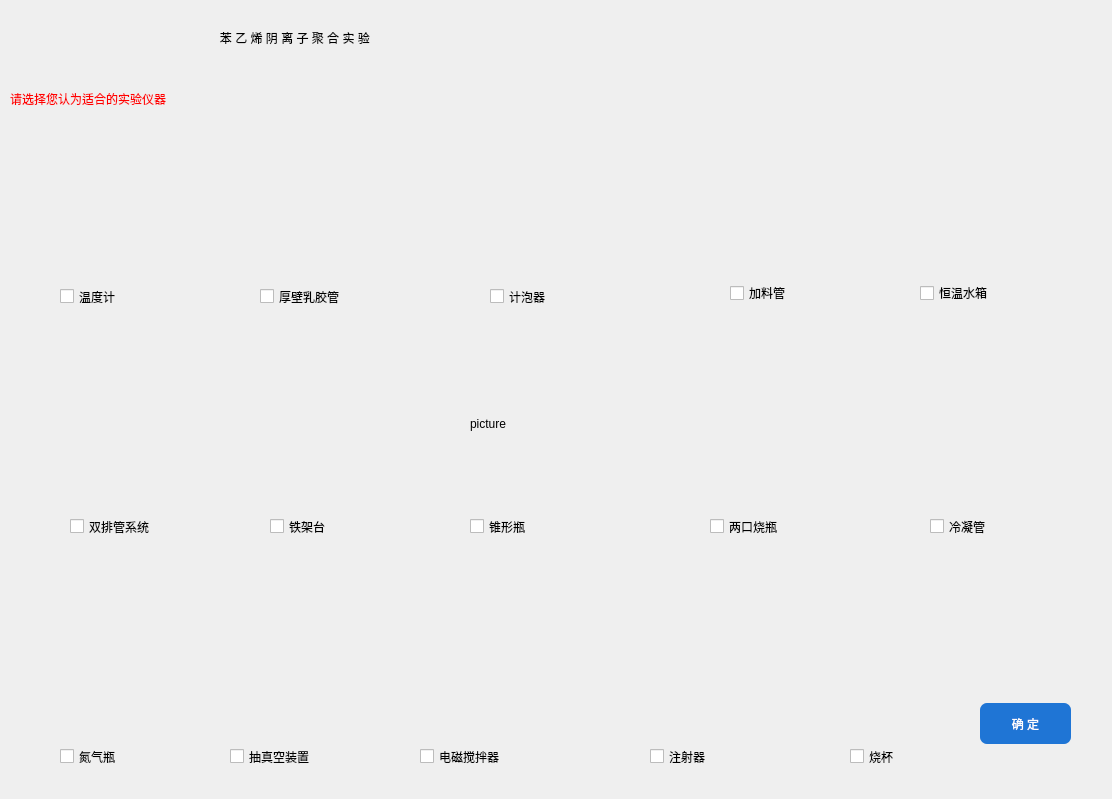
<?xml version="1.0" encoding="UTF-8"?>
<ui version="4.0">
 <class>Form</class>
 <widget class="QWidget" name="Form">
  <property name="geometry">
   <rect>
    <x>0</x>
    <y>0</y>
    <width>1112</width>
    <height>799</height>
   </rect>
  </property>
  <property name="windowTitle">
   <string>Form</string>
  </property>
  <property name="styleSheet">
   <string notr="true">QCheckBox {
	
	font: 12pt &quot;Arial&quot; ;

}
#Form{
	border-image: url(:/instrument/简约2.jpg);
}</string>
  </property>
  <widget class="QWidget" name="template_2" native="true">
   <property name="geometry">
    <rect>
     <x>0</x>
     <y>0</y>
     <width>1111</width>
     <height>801</height>
    </rect>
   </property>
   <layout class="QVBoxLayout" name="verticalLayout">
    <property name="spacing">
     <number>0</number>
    </property>
    <property name="leftMargin">
     <number>0</number>
    </property>
    <property name="topMargin">
     <number>0</number>
    </property>
    <property name="rightMargin">
     <number>0</number>
    </property>
    <property name="bottomMargin">
     <number>0</number>
    </property>
    <item>
     <widget class="QWidget" name="title" native="true">
      <property name="sizePolicy">
       <sizepolicy hsizetype="Preferred" vsizetype="Preferred">
        <horstretch>1</horstretch>
        <verstretch>1</verstretch>
       </sizepolicy>
      </property>
      <property name="styleSheet">
       <string notr="true"/>
      </property>
      <widget class="QLabel" name="label_5">
       <property name="geometry">
        <rect>
         <x>180</x>
         <y>10</y>
         <width>978</width>
         <height>56</height>
        </rect>
       </property>
       <property name="styleSheet">
        <string notr="true">font: 24pt &quot;Arial&quot;;</string>
       </property>
       <property name="text">
        <string>            苯 乙 烯 阴 离 子 聚 合 实 验</string>
       </property>
      </widget>
     </widget>
    </item>
    <item>
     <widget class="QWidget" name="section" native="true">
      <property name="sizePolicy">
       <sizepolicy hsizetype="Preferred" vsizetype="Preferred">
        <horstretch>1</horstretch>
        <verstretch>10</verstretch>
       </sizepolicy>
      </property>
      <layout class="QVBoxLayout" name="verticalLayout_2">
       <property name="spacing">
        <number>0</number>
       </property>
       <property name="leftMargin">
        <number>0</number>
       </property>
       <property name="topMargin">
        <number>0</number>
       </property>
       <property name="rightMargin">
        <number>0</number>
       </property>
       <property name="bottomMargin">
        <number>0</number>
       </property>
       <item>
        <widget class="QWidget" name="content" native="true">
         <property name="sizePolicy">
          <sizepolicy hsizetype="Expanding" vsizetype="Expanding">
           <horstretch>1</horstretch>
           <verstretch>12</verstretch>
          </sizepolicy>
         </property>
         <widget class="QLabel" name="label">
          <property name="geometry">
           <rect>
            <x>10</x>
            <y>10</y>
            <width>441</width>
            <height>31</height>
           </rect>
          </property>
          <property name="styleSheet">
           <string notr="true">
color:red;
font: italic 75 20pt &quot;Agency FB&quot;;</string>
          </property>
          <property name="text">
           <string>请选择您认为适合的实验仪器</string>
          </property>
         </widget>
         <widget class="QLabel" name="label_4">
          <property name="geometry">
           <rect>
            <x>40</x>
            <y>70</y>
            <width>131</width>
            <height>101</height>
           </rect>
          </property>
          <property name="styleSheet">
           <string notr="true">border-image: url(:/instrument/温度计.png);</string>
          </property>
          <property name="text">
           <string/>
          </property>
         </widget>
         <widget class="QLabel" name="label_7">
          <property name="geometry">
           <rect>
            <x>250</x>
            <y>70</y>
            <width>151</width>
            <height>111</height>
           </rect>
          </property>
          <property name="styleSheet">
           <string notr="true">border-image: url(:/instrument/后壁乳胶管.jpg);</string>
          </property>
          <property name="text">
           <string/>
          </property>
         </widget>
         <widget class="QLabel" name="label_9">
          <property name="geometry">
           <rect>
            <x>820</x>
            <y>510</y>
            <width>131</width>
            <height>111</height>
           </rect>
          </property>
          <property name="styleSheet">
           <string notr="true">border-image: url(:/instrument/烧杯.png);</string>
          </property>
          <property name="text">
           <string/>
          </property>
         </widget>
         <widget class="QLabel" name="label_8">
          <property name="geometry">
           <rect>
            <x>690</x>
            <y>60</y>
            <width>161</width>
            <height>121</height>
           </rect>
          </property>
          <property name="styleSheet">
           <string notr="true">border-image: url(:/instrument/加料管.jpg);</string>
          </property>
          <property name="text">
           <string/>
          </property>
         </widget>
         <widget class="QCheckBox" name="checkBox">
          <property name="geometry">
           <rect>
            <x>60</x>
            <y>210</y>
            <width>101</width>
            <height>27</height>
           </rect>
          </property>
          <property name="text">
           <string>温度计</string>
          </property>
         </widget>
         <widget class="QCheckBox" name="checkBox_3">
          <property name="geometry">
           <rect>
            <x>260</x>
            <y>210</y>
            <width>141</width>
            <height>27</height>
           </rect>
          </property>
          <property name="styleSheet">
           <string notr="true"/>
          </property>
          <property name="text">
           <string>厚壁乳胶管</string>
          </property>
         </widget>
         <widget class="QCheckBox" name="checkBox_26">
          <property name="geometry">
           <rect>
            <x>490</x>
            <y>210</y>
            <width>121</width>
            <height>27</height>
           </rect>
          </property>
          <property name="text">
           <string>计泡器</string>
          </property>
         </widget>
         <widget class="QCheckBox" name="checkBox_4">
          <property name="geometry">
           <rect>
            <x>730</x>
            <y>210</y>
            <width>91</width>
            <height>20</height>
           </rect>
          </property>
          <property name="text">
           <string>加料管</string>
          </property>
         </widget>
         <widget class="QLabel" name="label_10">
          <property name="geometry">
           <rect>
            <x>90</x>
            <y>510</y>
            <width>30</width>
            <height>112</height>
           </rect>
          </property>
          <property name="styleSheet">
           <string notr="true">border-image:url(:/instrument/氮气瓶.png)</string>
          </property>
          <property name="text">
           <string/>
          </property>
         </widget>
         <widget class="QLabel" name="label_11">
          <property name="geometry">
           <rect>
            <x>680</x>
            <y>510</y>
            <width>91</width>
            <height>101</height>
           </rect>
          </property>
          <property name="styleSheet">
           <string notr="true">border-image: url(:/instrument/注射器.png);</string>
          </property>
          <property name="text">
           <string/>
          </property>
         </widget>
         <widget class="QLabel" name="label_12">
          <property name="geometry">
           <rect>
            <x>470</x>
            <y>290</y>
            <width>121</width>
            <height>121</height>
           </rect>
          </property>
          <property name="styleSheet">
           <string notr="true">border-image: url(:/instrument/锥形瓶.jpg);</string>
          </property>
          <property name="text">
           <string>picture</string>
          </property>
         </widget>
         <widget class="QPushButton" name="pushButton">
          <property name="geometry">
           <rect>
            <x>980</x>
            <y>630</y>
            <width>91</width>
            <height>41</height>
           </rect>
          </property>
          <property name="styleSheet">
           <string notr="true">QPushButton{
	border:none;
	border-radius:7px;	
	font: 13pt &quot;微软雅黑&quot;;
	background-color: rgb(31, 117, 213);
	color:rgb(255, 255, 255);
	width:91px;
	height:41px;
}
QPushButton:pressed{
	border:none;
	border-radius:7px;	
	font: 13pt &quot;微软雅黑&quot;;	
	background-color: rgb(31, 117, 213);
	color:rgb(31, 117, 213);
}</string>
          </property>
          <property name="text">
           <string>确 定</string>
          </property>
         </widget>
         <widget class="QLabel" name="label_16">
          <property name="geometry">
           <rect>
            <x>690</x>
            <y>280</y>
            <width>131</width>
            <height>121</height>
           </rect>
          </property>
          <property name="styleSheet">
           <string notr="true">border-image: url(:/instrument/两口烧瓶1.jpg);</string>
          </property>
          <property name="text">
           <string/>
          </property>
         </widget>
         <widget class="QCheckBox" name="checkBox_5">
          <property name="geometry">
           <rect>
            <x>60</x>
            <y>670</y>
            <width>87</width>
            <height>27</height>
           </rect>
          </property>
          <property name="text">
           <string>氮气瓶</string>
          </property>
         </widget>
         <widget class="QCheckBox" name="checkBox_6">
          <property name="geometry">
           <rect>
            <x>650</x>
            <y>670</y>
            <width>87</width>
            <height>27</height>
           </rect>
          </property>
          <property name="text">
           <string>注射器</string>
          </property>
         </widget>
         <widget class="QCheckBox" name="checkBox_25">
          <property name="geometry">
           <rect>
            <x>470</x>
            <y>440</y>
            <width>127</width>
            <height>27</height>
           </rect>
          </property>
          <property name="text">
           <string>锥形瓶</string>
          </property>
         </widget>
         <widget class="QLabel" name="label_14">
          <property name="geometry">
           <rect>
            <x>50</x>
            <y>290</y>
            <width>121</width>
            <height>121</height>
           </rect>
          </property>
          <property name="styleSheet">
           <string notr="true">border-image: url(:/instrument/双排管系统.png);</string>
          </property>
          <property name="text">
           <string/>
          </property>
         </widget>
         <widget class="QLabel" name="label_15">
          <property name="geometry">
           <rect>
            <x>260</x>
            <y>490</y>
            <width>42</width>
            <height>141</height>
           </rect>
          </property>
          <property name="styleSheet">
           <string notr="true">border-image: url(:/instrument/真空系统.png);</string>
          </property>
          <property name="text">
           <string/>
          </property>
         </widget>
         <widget class="QLabel" name="label_35">
          <property name="geometry">
           <rect>
            <x>900</x>
            <y>60</y>
            <width>151</width>
            <height>121</height>
           </rect>
          </property>
          <property name="styleSheet">
           <string notr="true">border-image: url(:/instrument/恒温水浴锅1.jpg);</string>
          </property>
          <property name="text">
           <string/>
          </property>
         </widget>
         <widget class="QCheckBox" name="checkBox_17">
          <property name="geometry">
           <rect>
            <x>920</x>
            <y>210</y>
            <width>121</width>
            <height>20</height>
           </rect>
          </property>
          <property name="text">
           <string>恒温水箱</string>
          </property>
         </widget>
         <widget class="QLabel" name="label_51">
          <property name="geometry">
           <rect>
            <x>910</x>
            <y>280</y>
            <width>121</width>
            <height>121</height>
           </rect>
          </property>
          <property name="styleSheet">
           <string notr="true">border-image: url(:/instrument/冷凝管.jpg);</string>
          </property>
          <property name="text">
           <string/>
          </property>
         </widget>
         <widget class="QCheckBox" name="checkBox_48">
          <property name="geometry">
           <rect>
            <x>710</x>
            <y>440</y>
            <width>127</width>
            <height>27</height>
           </rect>
          </property>
          <property name="text">
           <string>两口烧瓶</string>
          </property>
         </widget>
         <widget class="QCheckBox" name="checkBox_49">
          <property name="geometry">
           <rect>
            <x>930</x>
            <y>440</y>
            <width>127</width>
            <height>27</height>
           </rect>
          </property>
          <property name="text">
           <string>冷凝管</string>
          </property>
         </widget>
         <widget class="QCheckBox" name="checkBox_50">
          <property name="geometry">
           <rect>
            <x>230</x>
            <y>670</y>
            <width>127</width>
            <height>27</height>
           </rect>
          </property>
          <property name="text">
           <string>抽真空装置</string>
          </property>
         </widget>
         <widget class="QLabel" name="label_52">
          <property name="geometry">
           <rect>
            <x>430</x>
            <y>550</y>
            <width>138</width>
            <height>59</height>
           </rect>
          </property>
          <property name="styleSheet">
           <string notr="true">border-image: url(:/instrument/电磁搅拌器.png);</string>
          </property>
          <property name="text">
           <string/>
          </property>
         </widget>
         <widget class="QCheckBox" name="checkBox_51">
          <property name="geometry">
           <rect>
            <x>420</x>
            <y>670</y>
            <width>131</width>
            <height>27</height>
           </rect>
          </property>
          <property name="text">
           <string>电磁搅拌器</string>
          </property>
         </widget>
         <widget class="QLabel" name="label_53">
          <property name="geometry">
           <rect>
            <x>470</x>
            <y>60</y>
            <width>121</width>
            <height>121</height>
           </rect>
          </property>
          <property name="styleSheet">
           <string notr="true">border-image: url(:/instrument/计泡器.jpg);</string>
          </property>
          <property name="text">
           <string/>
          </property>
         </widget>
         <widget class="QCheckBox" name="checkBox_52">
          <property name="geometry">
           <rect>
            <x>850</x>
            <y>670</y>
            <width>87</width>
            <height>27</height>
           </rect>
          </property>
          <property name="text">
           <string>烧杯</string>
          </property>
         </widget>
         <widget class="QCheckBox" name="checkBox_53">
          <property name="geometry">
           <rect>
            <x>270</x>
            <y>440</y>
            <width>87</width>
            <height>27</height>
           </rect>
          </property>
          <property name="text">
           <string>铁架台</string>
          </property>
         </widget>
         <widget class="QCheckBox" name="checkBox_54">
          <property name="geometry">
           <rect>
            <x>70</x>
            <y>440</y>
            <width>131</width>
            <height>27</height>
           </rect>
          </property>
          <property name="text">
           <string>双排管系统</string>
          </property>
         </widget>
         <widget class="QLabel" name="label_17">
          <property name="geometry">
           <rect>
            <x>250</x>
            <y>290</y>
            <width>121</width>
            <height>121</height>
           </rect>
          </property>
          <property name="styleSheet">
           <string notr="true">border-image: url(:/instrument/铁架台.jpg);</string>
          </property>
          <property name="text">
           <string/>
          </property>
         </widget>
         <widget class="QCheckBox" name="checkBox_24">
          <property name="geometry">
           <rect>
            <x>122</x>
            <y>1110</y>
            <width>87</width>
            <height>27</height>
           </rect>
          </property>
          <property name="text">
           <string>冷凝管</string>
          </property>
         </widget>
         <widget class="QCheckBox" name="checkBox_7">
          <property name="geometry">
           <rect>
            <x>216</x>
            <y>1110</y>
            <width>127</width>
            <height>27</height>
           </rect>
          </property>
          <property name="text">
           <string>电磁搅拌器</string>
          </property>
         </widget>
         <widget class="QCheckBox" name="checkBox_22">
          <property name="geometry">
           <rect>
            <x>350</x>
            <y>1110</y>
            <width>87</width>
            <height>27</height>
           </rect>
          </property>
          <property name="text">
           <string>计泡器</string>
          </property>
         </widget>
         <widget class="QCheckBox" name="checkBox_23">
          <property name="geometry">
           <rect>
            <x>444</x>
            <y>1110</y>
            <width>107</width>
            <height>27</height>
           </rect>
          </property>
          <property name="text">
           <string>恒温水浴</string>
          </property>
         </widget>
         <widget class="QCheckBox" name="checkBox_9">
          <property name="geometry">
           <rect>
            <x>122</x>
            <y>785</y>
            <width>127</width>
            <height>27</height>
           </rect>
          </property>
          <property name="text">
           <string>双排管系统</string>
          </property>
         </widget>
         <widget class="QCheckBox" name="checkBox_10">
          <property name="geometry">
           <rect>
            <x>256</x>
            <y>785</y>
            <width>127</width>
            <height>27</height>
           </rect>
          </property>
          <property name="text">
           <string>抽真空系统</string>
          </property>
         </widget>
         <widget class="QCheckBox" name="checkBox_20">
          <property name="geometry">
           <rect>
            <x>390</x>
            <y>785</y>
            <width>107</width>
            <height>27</height>
           </rect>
          </property>
          <property name="text">
           <string>两口烧瓶</string>
          </property>
         </widget>
         <widget class="QCheckBox" name="checkBox_21">
          <property name="geometry">
           <rect>
            <x>504</x>
            <y>785</y>
            <width>87</width>
            <height>27</height>
           </rect>
          </property>
          <property name="text">
           <string>铁架台</string>
          </property>
         </widget>
         <widget class="QLabel" name="label_18">
          <property name="geometry">
           <rect>
            <x>122</x>
            <y>867</y>
            <width>16</width>
            <height>16</height>
           </rect>
          </property>
          <property name="styleSheet">
           <string notr="true">border-image: url(:/instrument/冷凝管.jpg);</string>
          </property>
          <property name="text">
           <string/>
          </property>
         </widget>
         <widget class="QLabel" name="label_19">
          <property name="geometry">
           <rect>
            <x>129</x>
            <y>867</y>
            <width>16</width>
            <height>16</height>
           </rect>
          </property>
          <property name="styleSheet">
           <string notr="true">border-image:url(:/instrument/电磁搅拌器.png)</string>
          </property>
          <property name="text">
           <string/>
          </property>
         </widget>
         <widget class="QLabel" name="label_20">
          <property name="geometry">
           <rect>
            <x>136</x>
            <y>867</y>
            <width>16</width>
            <height>16</height>
           </rect>
          </property>
          <property name="styleSheet">
           <string notr="true">border-image: url(:/instrument/计泡器.jpg);</string>
          </property>
          <property name="text">
           <string/>
          </property>
         </widget>
         <widget class="QLabel" name="label_21">
          <property name="geometry">
           <rect>
            <x>143</x>
            <y>867</y>
            <width>16</width>
            <height>16</height>
           </rect>
          </property>
          <property name="styleSheet">
           <string notr="true">border-image: url(:/instrument/恒温水浴锅1.jpg);</string>
          </property>
          <property name="text">
           <string/>
          </property>
         </widget>
        </widget>
       </item>
      </layout>
     </widget>
    </item>
   </layout>
  </widget>
 </widget>
 <resources>
  <include location="../images/check_instrument.qrc"/>
 </resources>
 <connections/>
 <slots>
  <slot>instrument_check_lk()</slot>
 </slots>
</ui>
